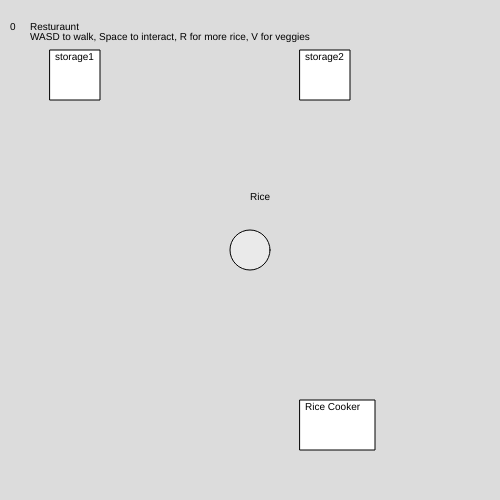
Frame 1 (no input)
Frame 60 (no input): identical to frame 1, image omitted
Frame 120 (the mouse pressed at the canvas centre since frame 60): identical to frame 1, image omitted

The p5.js sketch that drew this single still picture (run headless with seeded random() and noise() and a simulated clock; from frame 60 on, the mouse is pressed at the canvas centre):

// p5.js sketch
// ── sketch.js
let gamemode;
let currentMode = 0; //set to resturaunt by default for now
let midX;
let midY;
let keyText;
let xSpeed;
let ySpeed;
let characterShape;
let characterDirection = 0;
let canvasX = 500;
let canvasY = 500;
let customerArray = [];
let interactableArray = [];
let closestObject;
let interacting = false;
let characterHolding = 0;
let COOKINGCONSTANT = " (Cooked)";

//someArray.forEach(item, iterator => {} ); this is sample code for a forEach in javascript

//ideas:
//make a max distance u can interact with stuff? if player leaves this distance close the interaction?
//collisions with interactable objects?

function setup() {
  //create canvas
  createCanvas(canvasX, canvasY);
  
  //created an object so I could hashmap integers to Strings.
  gamemode = new Object(); 
  //gamemodes or screens, tells what to draw
  gamemode = {
    0 : "Resturaunt",
    1 : "Runner"
  }
  //middle of canvas
  midX = width/2;
  midY = height/2;
  //player speed
  xSpeed = 2;
  ySpeed = 2;
  //character object
  characterShape = new character(midX, midY);
  //interactables
  storage1 = new storageContainer("storage1", 50, 50); //name, x, y
  storage2 = new storageContainer("storage2", 300, 50);
  riceCooker = new cookingInstrument("Rice Cooker", ["Rice"], 300, 400);
  //ingredients
  rice = new ingredient("Rice", 3); //name, cookingTime
  vegetables = new ingredient("Vegetables", 3);
  //TBD: recipes
  // burrito = new recipe([]);
  //text size
  textSize(width / 50);
  //background
  background(220);
  
  //debug
  characterHolding = rice; //start character with rice for debug
}

//keycodes: a = 65 (left), w = 87 (forward), s = 83 (backwards), d = 68 (right)

// space = 32, e = 69

function draw() {
  //switch for current game mode
  switch(gamemode[currentMode]){
    case "Resturaunt":
      //Resturaunt Code...
      background(220);
      characterShape.display();
      //debug text
      fill(0);
      text(keyCode, 10, 30);
      text(gamemode[currentMode], 30, 30);
      text("WASD to walk, Space to interact, R for more rice, V for veggies", 30, 40);
      //text(storage1.selectedItem, 30, 40)
      //text(storage1.stores, 30, 50);
      //text(storage1.ammountStored, 60, 50);
      //Character Movement
      if(!interacting) {
        if (keyIsDown(LEFT_ARROW) || keyIsDown(65)) {
          characterShape.move(0-xSpeed, 0);
          characterDirection = 2;
        }
        if (keyIsDown(RIGHT_ARROW) || keyIsDown(68)) {
          characterShape.move(xSpeed, 0);
          characterDirection = 3;
        }
        if (keyIsDown(UP_ARROW) || keyIsDown(87)) {
          characterShape.move(0, 0-ySpeed);
          characterDirection = 0;
        }
        if (keyIsDown(DOWN_ARROW) || keyIsDown(83)) {
          characterShape.move(0, ySpeed);
          characterDirection = 1;
        }
      }
      //interactable objects
      storage1.display();
      storage2.display();
      riceCooker.display();
      break;
    case "Runner":
      //Runner code...
      background(220);
      fill(0);
      text(keyCode, 10, 30);
      text(gamemode[currentMode], 30, 30);
      text(interacting, 30, 40);
      break;
    default:
      currentMode = 0; //defaults to resturaunt game
  }
}


function keyPressed() { //runs evertime a key is pressed, regardless
  if(keyCode >= 48 & keyCode <= 57) { //checks if a number key has been pressed, if so changes the gamemode.
    switchGameModes(keyCode - 48);
  }
  
  if(keyCode == 82) { //82 is r, gives rice
    characterHolding = rice;
  }
  
  if(keyCode == 86) { //86 is v, gives vegetables
    characterHolding = vegetables;
  }
  
  if(interacting) { //check if we're interacting
    switch(closestObject.type) {//different keystrokes for different object types
      case "storage": //for storageContainers
        switch(keyCode) {
            case UP_ARROW:
                //checks if at start of list, if not decreases by
                if(closestObject.selectedItem > 0){closestObject.selectedItem --;}  
                break;
              case DOWN_ARROW:
                //checks if at end of list, if not increases by 1
                if(closestObject.selectedItem < closestObject.stores.length - 1){closestObject.selectedItem ++;} 
                break;
              case 32: //space or the interaction key
                if(closestObject.stores.length > 0) { //makes sure there is an item in stores[] before trying to remove anything
                characterHolding = closestObject.stores[closestObject.selectedItem]; // gives the item to the character
                closestObject.removeStored(closestObject.stores[closestObject.selectedItem]); // removes the item from the storage 
                }
                closestObject.selectedItem = 0;  //resets selected
                interacting = false;
                closestObject.display();
                break;
        }
        break;
        case "cooking":
          switch(keyCode) {
              case 32:
              interacting = false;
              closestObject.display();
          }
        break;
        }
    
  } else {
    if(keyCode == 32) { //interaction code, keyCode 32 is spacebar
    //if(interacting) {
    //interacting = false;
    //closestObject.display();
    //} else {
    characterShape.closestTo();
    interacting = true;
    //}
  }
  }
}


class ingredient {
  constructor (name, cookingTime) {
    this.name = name;
    this.cookingTime = cookingTime;
    this.cooked = false;
  }
}

class plate {
  constructor (name) {
    this.name = name;
    this.ingredientsOnPlate = [];
  }

  checkIfComplete () {
    //TBD: add a way to check if all the ingredients on a plate add up to a recipe
  }
}

class recipe {
  constructor (name, x, y) {
    
  }
  //make an easy way for new recipes to be added
}

class cookingInstrument {
  constructor (name, accepts, x, y) {
    this.name = name;
    this.x = x;
    this.y = y;
    this.accepts = accepts;
    this.height = 50;
    this.width = 75;
    this.type = "cooking";
    this.cooking = "";
    this.timer = 0;
    
    interactableArray.push(this);
  }
  display () {
    fill(255);
    rect(this.x, this.y, this.width, this.height);
    //interacting
    if(closestObject == this && interacting) {
      if(this.accepts.indexOf(characterHolding.name) != -1 && !characterHolding.cooked) { //checks if the cooker accepts the item
        this.cook(characterHolding);
      }
      if(characterHolding == 0) {
        //if not holding anything
        if(this.cooking.cookingTime - this.timer == 0) { //if cooking is done
          characterHolding = new ingredient(this.cooking.name + COOKINGCONSTANT, -1); //maybe add another way for cooked items to be differentiated
          characterHolding.cooked = true;
          this.cooking = "";
          this.timer = 0;
        }
      } 
      interacting = false;
      closestObject.display();
    } 
    //currentlyCooking
    if(this.cooking != "") {
      fill(255); //sets text to black
      if(frameCount % 60 == 0 && this.timer < this.cooking.cookingTime) { //frameCount % 60 == 0 happens every one second
        this.timer ++;
        text(this.timer, this.x + 5, this.y + 30);
      }
    }
    //change text display back to normal
    textStyle(NORMAL);
    fill(0);
    //display storage container's name
    text(this.name, this.x + 5, this.y + 10);
    //check if there is an item cooking, displays the item
    if(this.cooking.name != undefined){ 
      text(this.cooking.name + " " + (this.cooking.cookingTime - this.timer), this.x + 5, this.y + 20);
    }
  }
  
  cook(ingredientToCook) {
    this.cooking = ingredientToCook; //sets current item cooking
    characterHolding = 0; //sets character holding to zero
    //closes menu
    interacting = false;
    closestObject.display();
  }
}

class storageContainer {
  constructor (name, x, y) {
    this.name = name;
    this.x = x;
    this.y = y;
    this.type = "storage";
    this.height = 50;
    this.width = 50; 
    this.stores = [];
    this.ammountStored = new Object();
    this.selectedItem = 0;
    interactableArray.push(this);
  
  }
  display() {
    fill(255);
    rect(this.x, this.y, this.width, this.height);
    if(closestObject == this && interacting) {//interaction
      if(characterHolding != 0) {//if character is holding an ingredient
        if(this.ammountStored[characterHolding.name] >= 0) { //if already in storage
          this.ammountStored[characterHolding.name] ++; //simply add to whats already stored
          
        } else { //if not already in storage
          this.stores.unshift(characterHolding);  //put a new characterHolding at the start of stores, unshift is the opposite of push
          this.ammountStored[characterHolding.name] = 1; //have the newly stored items name hashed to the amount, have this set to 1 as if there wasnt any before, now there has to be one
        }
      characterHolding = 0; //set character to not be holding anything, as anything held is already placed in the storage
      } else {//if character is not holding an ingredient
        rect(this.x, this.y, this.width, this.height * 2); //display the menuscreen
        this.stores.forEach((item , i) => { //goes through all stored items in this container
          if(this.ammountStored[item.name] > 0) { //checks if ammount stored is > 0 and it needs to be display
            fill(0);
            if(this.selectedItem == i){ //shows what item is selected by changing font type
              textStyle(BOLDITALIC);
            }else{
              textStyle(NORMAL);
            }
            text(item.name + " " + this.ammountStored[item.name], this.x + 10, this.y + (i+1) * 20); //displays items and stored amount
          }
        });
      }
    }
    //change text display back to normal
    textStyle(NORMAL);
    fill(0);
    //display storage container's name
    text(this.name, this.x + 5, this.y + 10); 
  }
  
  removeStored(removethis) {
    this.ammountStored[removethis.name] -= 1; //removes one from the inventory
    if(this.ammountStored[removethis.name] == 0) { //if we run out of the object
      //removes it from the this.stores array
      this.stores.splice(this.selectedItem, 1);
      //deletes the hash
      delete this.ammountStored[removethis.name];
    }
  }
}

function switchGameModes (switchTo) { //changes gamemode to passed integer
  this.switchTo = switchTo;
  currentMode = this.switchTo; //changes mode
  clear(); //then clears
}

function character(x, y){ //this handles the character geomotry, currently an ellipse
    this.x = x;
    this.y = y;
    this.size = 40;
    this.direction = new Object();
    this.direction = { //Might have to add octal directions?
      0 : "UP",
      1 : "DOWN",
      2 : "LEFT",
      3 : "RIGHT"
    }
  
    this.display = function (){
      fill(255,100);
      ellipse(this.x, this.y, this.size);
      
      //
      switch(this.direction[characterDirection]) { // this is responsible for the direction your character is facing, I use it to display what we're holding currently
        case "UP":
          //ellipse(this.x, this.y - (canvasY / 10), this.size / 10);
          fill(0);
          text(characterHolding.name, this.x, this.y - (canvasY / 10)); //places a textbox of what we're holding upwards
          //anymore stuff for upwards...
          break;
          
        case "DOWN":
          //ellipse(this.x, this.y + 50, this.size / 10);
          fill(0);
          text(characterHolding.name, this.x, this.y + 50);
          break;
          
        case "LEFT":
          //ellipse(this.x - 50, this.y, this.size / 10);
          fill(0);
          text(characterHolding.name, this.x - 50, this.y);
          break;
          
        case "RIGHT":
          //ellipse(this.x + 50, this.y, this.size / 10);
          fill(0);
          text(characterHolding.name, this.x + 50, this.y);
          break;
          
             }
    }
    
    this.move = function(xPos, yPos) {
      //makes sure character cant go out of bounds, will probably need to make this also deal with objects
      if(this.x <= canvasX & this.x >= 0){this.x += xPos;}else{if(this.x<0){this.x = 0}else{this.x = canvasX}}
      if(this.y <= canvasY & this.y >= 0){this.y += yPos;}else{if(this.y<0){this.y = 0}else{this.y = canvasY}}
    }
  
  this.closestTo = function() {
    lastDistance = 999999999; //set to any super high number
    interactableArray.forEach( //runs distance formula for each interactable object in the array
    entity => {
      distance = Math.sqrt(
        Math.pow((entity.x - this.x), 2) + 
        Math.pow((entity.y - this.y), 2)
        );
      if(distance <= lastDistance) { //compares distances
        closestObject = entity; 
        lastDistance = distance;
      }
    });
    }
  }
